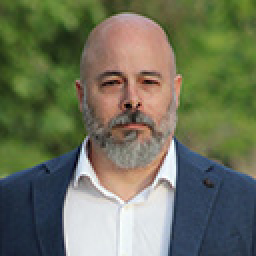
#> input picture 007-ampliacionIA/001-Entrenamiento/josevicentepequeño2.jpg, 128 x 128 px (shown 2 times larger); the run also reads 1 picture not shown here
$ python '041-prueba 3x.py'
#> lines starting #> are read from the running program, lines starting #| are printed output that depends on the picture
import numpy as np
from PIL import Image
import sqlite3

# Open and resize the image
imagen = Image.open("josevicentepequeño2.jpg")
#> imagen is the input picture: PIL image 128x128 RGB; mean R, G, B 108.6, 113.9, 91.2
anchura, altura = imagen.size
#> anchura = 128; altura = 128
imagengrande = Image.new('RGB', (anchura * 4, altura * 4), 'white')
#> imagengrande: PIL image 512x512 RGB; every value is 255
imagenpequeñaperogrande = imagen.resize(imagengrande.size)
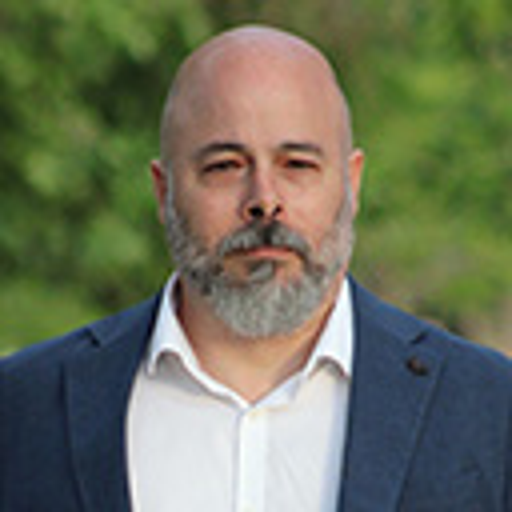
#> imagenpequeñaperogrande: PIL image 512x512 RGB; mean R, G, B 108.6, 113.9, 91.2
imagengrande.paste(imagenpequeñaperogrande, (0, 0))

# Load the alpha mask
alpha_mask = Image.open("alpha.png")

# Connect to the database
conexion = sqlite3.connect('memoria.db')
cursor = conexion.cursor()

# Get all rows from the database
#> (the run stopped early here; a loop or call above may not have finished)
